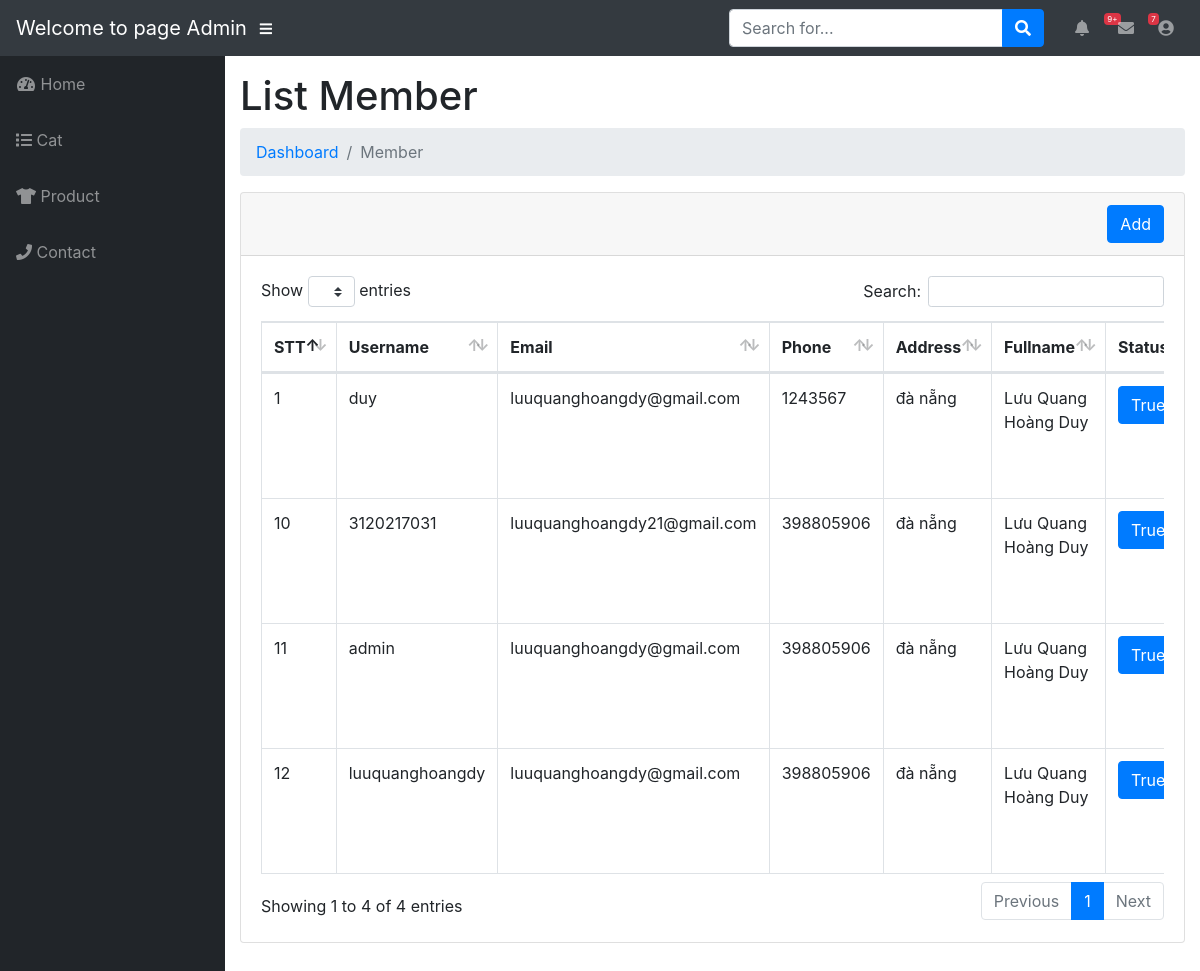
Screenshot of /admin/users/index.php (signed in) with the database file from the repository.
### tables this page shows
CREATE TABLE `users` (
  `users_id` int(100) UNSIGNED NOT NULL,
  `username` varchar(100) NOT NULL,
  `password` varchar(100) NOT NULL,
  `email` varchar(100) NOT NULL,
  `phone` int(11) NOT NULL,
  `address` varchar(100) NOT NULL,
  `fullname` varchar(100) NOT NULL,
  `status` tinyint(4) NOT NULL,
  `role` varchar(255) NOT NULL
);

### admin/users/index.php (the view, shortened to what this page needs)
<?php require_once "../inc/header.php" ?>
<div id="content-wrapper">
  <div class="container-fluid">
    <h1 class="page-header">List Member</h1>
    <ol class="breadcrumb">
      <li class="breadcrumb-item">
        <a href="index.php">Dashboard</a>
      </li>
      <li class="breadcrumb-item active">Member</li>
    </ol>
    <div class="row">
      <div class="col-md-12">
        <div class="card mb-3">
          <div class="card-header">
            <a href="admin/users/add.php">
              <button class="btn btn-primary float-right">Add</button>
            </a>
          </div>
          <div class="card-body">
            <div class="table-responsive">
              <table class="table table-bordered" id="dataTable" width="100%" cellspacing="0">
                <thead>
                  <tr>
                    <th>STT</th>
                    <th>Username</th>
                    <th>Email</th>
                    <th>Phone</th>
                    <th>Address</th>
                    <th>Fullname</th>
                    <th>Status</th>
                  </tr>
                </thead>
                <tbody>
                  <?php
                  $query = "SELECT * FROM users";
                  $result = $mysqli->query($query);
                  while ($arUser = mysqli_fetch_assoc($result)) {
                  ?>
                    <tr>
                      <td><?php echo $arUser['users_id'] ?></td>
                      <td><?php echo $arUser['username'] ?></td>
                      <td><?php echo $arUser['email'] ?></td>
                      <td><?php echo $arUser['phone'] ?></td>
                      <td><?php echo $arUser['address'] ?></td>
                      <td><?php echo $arUser['fullname'] ?></td>
                      <td><a class="btn btn-xs <?php echo $arUser['status'] == 1 ? "btn-primary" : "btn-danger" ?>" href="admin/users/active.php?users_id=<?php echo $arUser['users_id']?>"><?php echo $arUser['status'] == 1 ? "True" : "FALSE" ?></a></td>
                    </tr>
                  <?php
                  }
                  ?>
                </tbody>
              </table>
            </div>
          </div>
        </div>
      </div>
    </div>
  </div>
  <?php require_once  "../inc/footer.php" ?>

### rows the page displays
users: users_id "1", username "duy", email "luuquanghoangdy@gmail.com", phone "1243567", address "đà nẵng", fullname "Lưu Quang Hoàng Duy", status "True"
users: users_id "10", username "3120217031", email "luuquanghoangdy21@gmail.com", phone "398805906", address "đà nẵng", fullname "Lưu Quang Hoàng Duy", status "True"
users: users_id "11", username "admin", email "luuquanghoangdy@gmail.com", phone "398805906", address "đà nẵng", fullname "Lưu Quang Hoàng Duy", status "True"
users: users_id "12", username "luuquanghoangdy", email "luuquanghoangdy@gmail.com", phone "398805906", address "đà nẵng", fullname "Lưu Quang Hoàng Duy", status "True"
